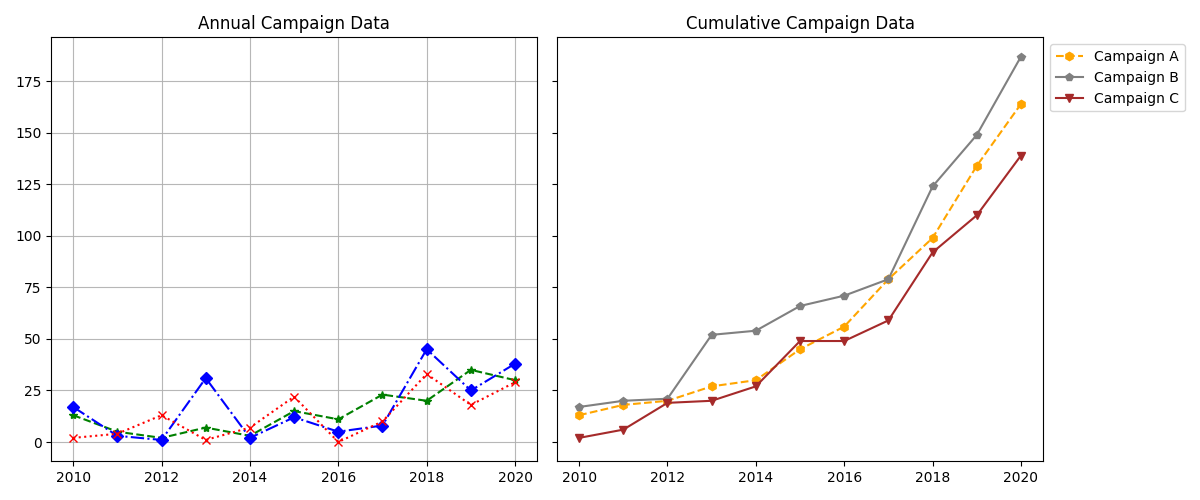

This figure's Python source:
import matplotlib.pyplot as plt
import numpy as np

years = np.arange(2010, 2021)
# Manually shuffled data within campaigns while retaining the same structure
campaign_A = np.array([13, 5, 2, 7, 3, 15, 11, 23, 20, 35, 30])
campaign_B = np.array([17, 3, 1, 31, 2, 12, 5, 8, 45, 25, 38])
campaign_C = np.array([2, 4, 13, 1, 7, 22, 0, 10, 33, 18, 29])

cumulative_A = np.cumsum(campaign_A)
cumulative_B = np.cumsum(campaign_B)
cumulative_C = np.cumsum(campaign_C)

fig, (ax1, ax2) = plt.subplots(1, 2, figsize=(12, 5), sharey=True)

ax1.plot(years, campaign_A, marker='*', linestyle='--', color='green', linewidth=1.5)
ax1.plot(years, campaign_B, marker='D', linestyle='-.', color='blue', linewidth=1.5)
ax1.plot(years, campaign_C, marker='x', linestyle=':', color='red', linewidth=1.5)
ax1.grid(True, linestyle='-', alpha=0.9)
ax1.set_title("Annual Campaign Data")

ax2.plot(years, cumulative_A, marker='h', linestyle='--', color='orange', linewidth=1.5)
ax2.plot(years, cumulative_B, marker='p', linestyle='-', color='gray', linewidth=1.5)
ax2.plot(years, cumulative_C, marker='v', linestyle='-', color='brown', linewidth=1.5)
ax2.grid(False)
ax2.set_title("Cumulative Campaign Data")

plt.legend(['Campaign A', 'Campaign B', 'Campaign C'], loc='upper left', bbox_to_anchor=(1, 1))
plt.tight_layout()
plt.show()
